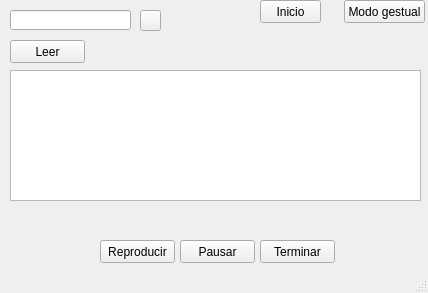
<?xml version="1.0" encoding="UTF-8"?>
<ui version="4.0">
 <class>mainWindow</class>
 <widget class="QMainWindow" name="mainWindow">
  <property name="geometry">
   <rect>
    <x>0</x>
    <y>0</y>
    <width>428</width>
    <height>293</height>
   </rect>
  </property>
  <property name="windowTitle">
   <string>MainWindow</string>
  </property>
  <widget class="QWidget" name="centralwidget">
   <widget class="QPushButton" name="abriArchivo">
    <property name="geometry">
     <rect>
      <x>140</x>
      <y>10</y>
      <width>21</width>
      <height>21</height>
     </rect>
    </property>
    <property name="text">
     <string/>
    </property>
    <property name="icon">
     <iconset>
      <normaloff>png-transparent-directory-computer-icons-responsive-rectangle-black-file-folders.png</normaloff>png-transparent-directory-computer-icons-responsive-rectangle-black-file-folders.png</iconset>
    </property>
   </widget>
   <widget class="QPushButton" name="inicio">
    <property name="geometry">
     <rect>
      <x>260</x>
      <y>0</y>
      <width>61</width>
      <height>23</height>
     </rect>
    </property>
    <property name="text">
     <string>Inicio</string>
    </property>
   </widget>
   <widget class="QPushButton" name="cambiarAGestual">
    <property name="geometry">
     <rect>
      <x>344</x>
      <y>0</y>
      <width>81</width>
      <height>23</height>
     </rect>
    </property>
    <property name="text">
     <string>Modo gestual</string>
    </property>
   </widget>
   <widget class="QTextBrowser" name="textBrowser">
    <property name="geometry">
     <rect>
      <x>10</x>
      <y>70</y>
      <width>411</width>
      <height>131</height>
     </rect>
    </property>
   </widget>
   <widget class="QLineEdit" name="nombreArchivo">
    <property name="geometry">
     <rect>
      <x>10</x>
      <y>10</y>
      <width>121</width>
      <height>20</height>
     </rect>
    </property>
   </widget>
   <widget class="QPushButton" name="btnLeer">
    <property name="geometry">
     <rect>
      <x>10</x>
      <y>40</y>
      <width>75</width>
      <height>23</height>
     </rect>
    </property>
    <property name="text">
     <string>Leer</string>
    </property>
   </widget>
   <widget class="QPushButton" name="btnPausar">
    <property name="geometry">
     <rect>
      <x>180</x>
      <y>240</y>
      <width>75</width>
      <height>23</height>
     </rect>
    </property>
    <property name="text">
     <string>Pausar</string>
    </property>
   </widget>
   <widget class="QPushButton" name="btnReproducir">
    <property name="geometry">
     <rect>
      <x>100</x>
      <y>240</y>
      <width>75</width>
      <height>23</height>
     </rect>
    </property>
    <property name="text">
     <string>Reproducir</string>
    </property>
   </widget>
   <widget class="QPushButton" name="btnTerminar">
    <property name="geometry">
     <rect>
      <x>260</x>
      <y>240</y>
      <width>75</width>
      <height>23</height>
     </rect>
    </property>
    <property name="text">
     <string>Terminar</string>
    </property>
   </widget>
  </widget>
  <widget class="QStatusBar" name="statusbar"/>
 </widget>
 <resources/>
 <connections/>
</ui>
